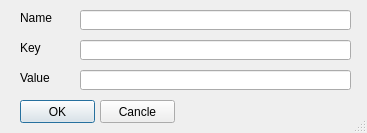
<?xml version="1.0" encoding="UTF-8"?>
<ui version="4.0">
 <class>Create</class>
 <widget class="QDialog" name="Create">
  <property name="geometry">
   <rect>
    <x>0</x>
    <y>0</y>
    <width>367</width>
    <height>133</height>
   </rect>
  </property>
  <property name="windowTitle">
   <string>CreateTextItem</string>
  </property>
  <property name="sizeGripEnabled">
   <bool>true</bool>
  </property>
  <widget class="QLabel" name="label">
   <property name="geometry">
    <rect>
     <x>20</x>
     <y>10</y>
     <width>61</width>
     <height>16</height>
    </rect>
   </property>
   <property name="text">
    <string>Name</string>
   </property>
  </widget>
  <widget class="QLineEdit" name="name">
   <property name="geometry">
    <rect>
     <x>80</x>
     <y>10</y>
     <width>271</width>
     <height>20</height>
    </rect>
   </property>
  </widget>
  <widget class="QPushButton" name="ok">
   <property name="geometry">
    <rect>
     <x>20</x>
     <y>100</y>
     <width>75</width>
     <height>23</height>
    </rect>
   </property>
   <property name="text">
    <string>OK</string>
   </property>
  </widget>
  <widget class="QPushButton" name="cancle">
   <property name="geometry">
    <rect>
     <x>100</x>
     <y>100</y>
     <width>75</width>
     <height>23</height>
    </rect>
   </property>
   <property name="text">
    <string>Cancle</string>
   </property>
  </widget>
  <widget class="QLabel" name="label_2">
   <property name="geometry">
    <rect>
     <x>20</x>
     <y>40</y>
     <width>61</width>
     <height>16</height>
    </rect>
   </property>
   <property name="text">
    <string>Key</string>
   </property>
  </widget>
  <widget class="QLineEdit" name="key">
   <property name="geometry">
    <rect>
     <x>80</x>
     <y>40</y>
     <width>271</width>
     <height>20</height>
    </rect>
   </property>
   <property name="readOnly">
    <bool>false</bool>
   </property>
  </widget>
  <widget class="QLabel" name="label_3">
   <property name="geometry">
    <rect>
     <x>20</x>
     <y>70</y>
     <width>61</width>
     <height>16</height>
    </rect>
   </property>
   <property name="text">
    <string>Value</string>
   </property>
  </widget>
  <widget class="QLineEdit" name="value">
   <property name="geometry">
    <rect>
     <x>80</x>
     <y>70</y>
     <width>271</width>
     <height>20</height>
    </rect>
   </property>
   <property name="readOnly">
    <bool>false</bool>
   </property>
  </widget>
 </widget>
 <resources/>
 <connections/>
</ui>
